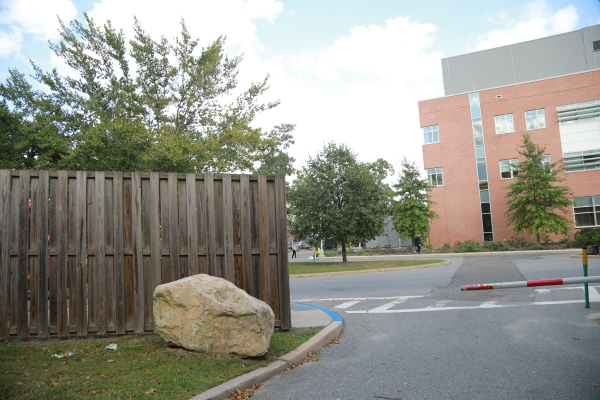
#> input picture sl.jpg, 600 x 400 px, found by its file name
$ jupyter execute sift.ipynb
#> lines starting #> are read from the running program, lines starting #| are printed output that depends on the picture
[cell 1]
import numpy as np
import cv2
import matplotlib.pyplot as plt
from google.colab import drive

[cell 2]
drive.mount('/content/drive')

[cell 3]
image_1 = cv2.imread("/content/drive/MyDrive/images(panaroma)/sl.jpg")
#> image_1 is the input picture: shape (400, 600, 3); mean B, G, R 139.6, 148.5, 148.4
image_2 = cv2.imread("/content/drive/MyDrive/images(panaroma)/sm.jpg")
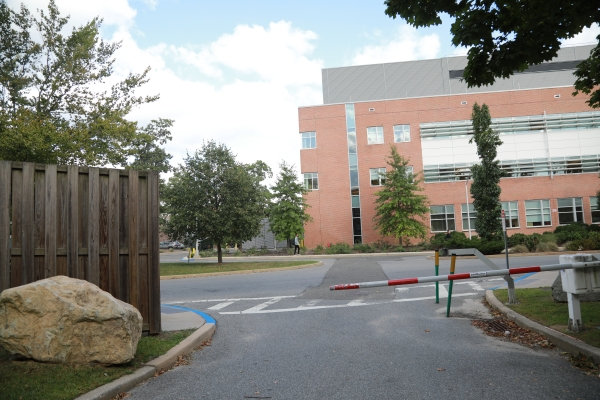
#> input picture sm.jpg, 600 x 400 px, found by its file name
#> image_2 is the input picture: shape (400, 600, 3); mean B, G, R 127.7, 134.1, 134.8
image_3 = cv2.imread("/content/drive/MyDrive/images(panaroma)/sr.jpg")
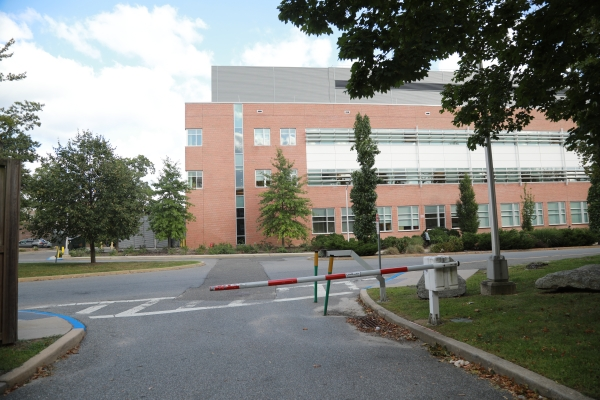
#> input picture sr.jpg, 600 x 400 px, found by its file name
#> image_3 is the input picture: shape (400, 600, 3); mean B, G, R 120.6, 126.8, 126.2

[cell 4]
def get_keypoints(image_1, image_2):
    sift = cv2.xfeatures2d.SIFT_create()
    keypoints_1, descriptor_1 = sift.detectAndCompute(image_1, None)
    keypoints_2, descriptor_2 = sift.detectAndCompute(image_2, None)
    fig, axis = plt.subplots(1, 2, figsize=(10,5))
    axis[0].imshow(cv2.drawKeypoints(image_1, keypoints_1, None))
    axis[0].set_title("first image keypoints")
    axis[1].imshow(cv2.drawKeypoints(image_2, keypoints_2, None))
    axis[1].set_title("second image keypoints")
    return keypoints_1, descriptor_1, keypoints_2, descriptor_2

[cell 5]
def get_matches(keypoints_1, descriptor_1, image_1, keypoints_2, descriptor_2,image_2):
    ratio = 0.85
    min_match = 10
    matcher = cv2.BFMatcher()
    raw_matches = matcher.knnMatch(descriptor_1,descriptor_2,k=2)
    good_points = []
    good_matches = []
    for m1, m2 in raw_matches:
        if m1.distance < ratio * m2.distance:
            good_points.append((m1.trainIdx, m1.queryIdx))
            good_matches.append([m1])
    matches = cv2.drawMatchesKnn(image_1, keypoints_1, image_2, keypoints_1, good_matches, None, flags=2)
    fig, axis = plt.subplots(1, 1, figsize=(5,5))
    axis.imshow(matches)
    axis.set_title("match points")
    if len(good_points) > min_match:
        image1_kp = np.float32([keypoints_1[i].pt for (_, i) in good_points])
        image2_kp = np.float32([keypoints_2[i].pt for (i, _) in good_points])
    H, status = cv2.findHomography(image2_kp, image1_kp, cv2.RANSAC, 5.0)
    return H

[cell 6]
def get_mask(img1,img2,version,smoothing_window_size=600):
    height_img1 = img1.shape[0]
    width_img1 = img1.shape[1]
    width_img2 = img2.shape[1]
    height_panorama = height_img1
    width_panorama = width_img1 + width_img2
    offset = int(smoothing_window_size / 2)
    barrier = img1.shape[1] - int(smoothing_window_size / 2)
    mask = np.zeros((height_panorama, width_panorama))
    if version== 'left_image':
        mask[:, barrier - offset:barrier + offset ] = np.tile(np.linspace(1,0, 2 * offset ).T, (height_panorama, 1))
        mask[:, :barrier - offset] = 1
    else:
        mask[:, barrier - offset :barrier + offset ] = np.tile(np.linspace(0,1, 2 * offset ).T, (height_panorama, 1))
        mask[:, barrier + offset:] = 1
    return cv2.merge([mask, mask, mask])

[cell 7]
def get_panorama(image_1, image_2,H):
    height_img1 = image_1.shape[0]
    width_img1 = image_1.shape[1]
    width_img2 = image_2.shape[1]
    height_panorama = height_img1
    width_panorama = width_img1 + width_img2
    panorama1 = np.zeros((height_panorama, width_panorama, 3))
    mask1 = get_mask(image_1, image_2, version='left_image')
    panorama1[0:image_1.shape[0], 0:image_1.shape[1], :] = image_1
    panorama1 *= mask1
    mask2 = get_mask(image_1,image_2,version='right_image')
    panorama2 = cv2.warpPerspective(image_2, H, (width_panorama, height_panorama))*mask2
    result = panorama1 + panorama2
    rows, cols = np.where(result[:, :, 0] != 0)
    min_row, max_row = min(rows), max(rows) + 1
    min_col, max_col = min(cols), max(cols) + 1
    final_result = result[min_row:max_row, min_col:max_col, :]
    return final_result.astype(np.uint8)

[cell 8]
keypoints_1, descriptor_1, keypoints_2, descriptor_2 = get_keypoints(image_1,image_2)
#> in get_keypoints, `keypoints_1, descriptor_1 = sift.detectAndCompute(image_1, None)`: keypoints_1 = 1694 keypoints; strongest (x, y, size): (25, 156, 2), (36, 157, 2.2), (257, 164, 5.3), (397, 198, 4)
#> in get_keypoints, `keypoints_2, descriptor_2 = sift.detectAndCompute(image_2, None)`: keypoints_2 = 1730 keypoints; strongest (x, y, size): (511, 36, 5.9), (498, 49, 1.9), (496, 34, 5.5), (473, 46, 1.9)
H = get_matches(keypoints_1, descriptor_1, image_1,keypoints_2, descriptor_2,image_2)
#> in get_matches, `raw_matches = matcher.knnMatch(descriptor_1,descriptor_2,k=2)`: raw_matches = 1694 matches
#> after the loop in get_matches, `for m1, m2 in raw_matches:`: good_matches = 702 matches; good_points = 702 pairs, first value 6 to 1727, second value 1 to 1693
#> in get_matches, `matches = cv2.drawMatchesKnn(image_1, keypoints_1, image_2, keypoints_..`:
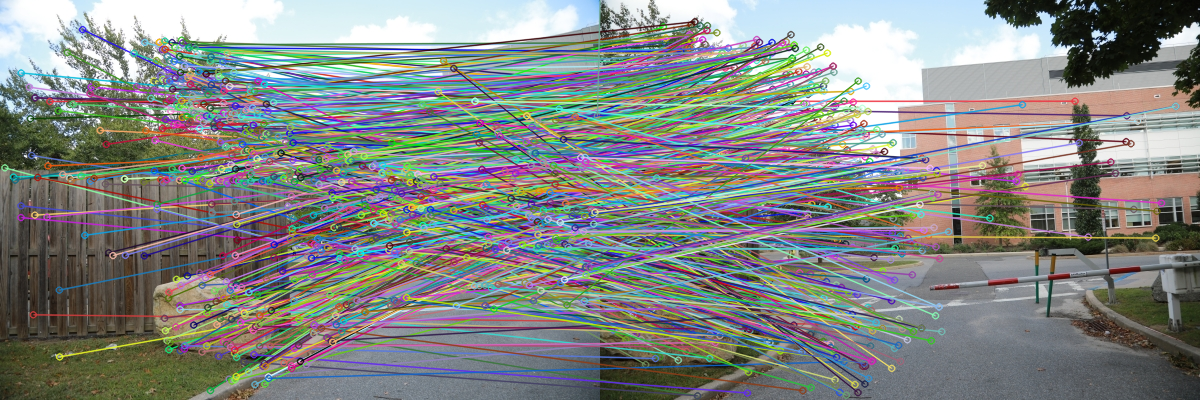
#> matches: shape (400, 1200, 3); mean B, G, R 132.8, 135.1, 131.9
#> in get_matches, `image1_kp = np.float32([keypoints_1[i].pt for (_, i) in good_points])`: image1_kp = 702 pairs, first value 4.37 to 596.9, second value 29.14 to 390.1
#> in get_matches, `image2_kp = np.float32([keypoints_2[i].pt for (i, _) in good_points])`: image2_kp = 702 pairs, first value 5.23 to 596.3, second value 10.71 to 392
#> in get_matches, `H, status = cv2.findHomography(image2_kp, image1_kp, cv2.RANSAC, 5.0)`: H = [[0.701, 0.0333, 143.4], [-0.129, 0.874, 31.6], [-0.000487, -1.45e-05, 1]]; status = 702 values, max 1 at index 49, min 0 at index 0, mean 0.872
final_result_1 = get_panorama(image_1, image_2,H)
#> in get_panorama, `result = panorama1 + panorama2`:
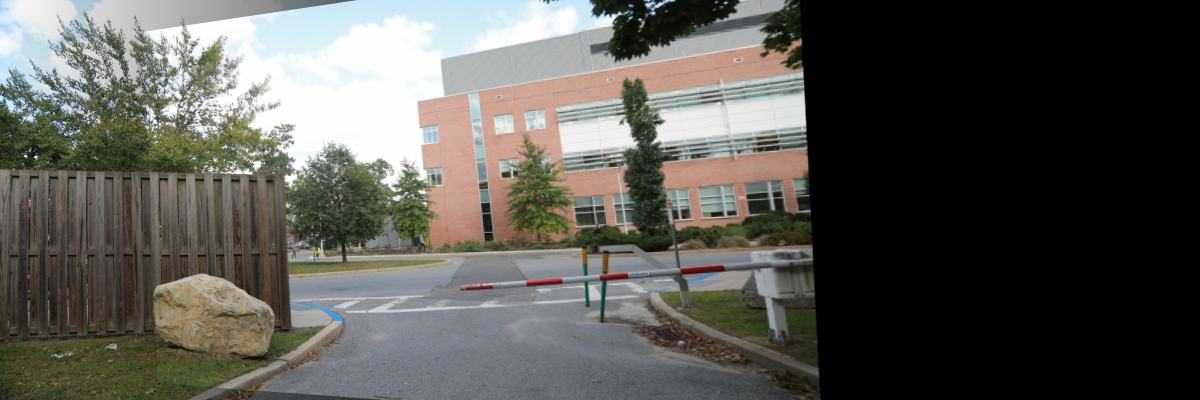
#> result: shape (400, 1200, 3) float64; mean B, G, R 84, 89.4, 90.2; drawn with min black and max white
#> in get_panorama, `min_row, max_row = min(rows), max(rows) + 1`: min_row = 0; max_row = 400
#> in get_panorama, `min_col, max_col = min(cols), max(cols) + 1`: min_col = 0; max_col = 821
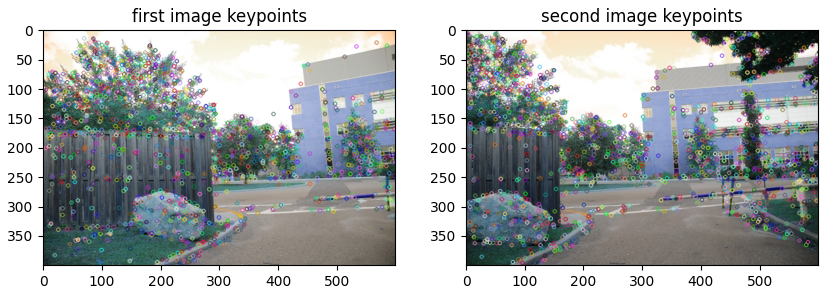
#> figure drawn by matplotlib, 2 panels

[cell 9]
keypoints_1, descriptor_1, keypoints_2, descriptor_2 = get_keypoints(final_result_1,image_3)
#> in get_keypoints (call 2), `keypoints_1, descriptor_1 = sift.detectAndCompute(image_1, None)`: keypoints_1 = 2553 keypoints; strongest (x, y, size): (25, 156, 2), (36, 157, 2.2), (653, 13, 2.4), (619, 13, 2.3)
#> in get_keypoints (call 2), `keypoints_2, descriptor_2 = sift.detectAndCompute(image_2, None)`: keypoints_2 = 1585 keypoints; strongest (x, y, size): (568, 70, 2.8), (514, 43, 2.6), (377, 52, 5.1), (523, 68, 5)
H = get_matches(keypoints_1, descriptor_1, final_result_1,keypoints_2, descriptor_2,image_3)
#> in get_matches (call 2), `raw_matches = matcher.knnMatch(descriptor_1,descriptor_2,k=2)`: raw_matches = 2553 matches
#> after the loop in get_matches (call 2), `for m1, m2 in raw_matches:`: good_matches = 644 matches; good_points = 644 pairs, first value 18 to 1578, second value 45 to 2547
#> in get_matches (call 2), `matches = cv2.drawMatchesKnn(image_1, keypoints_1, image_2, keypoints_..`:
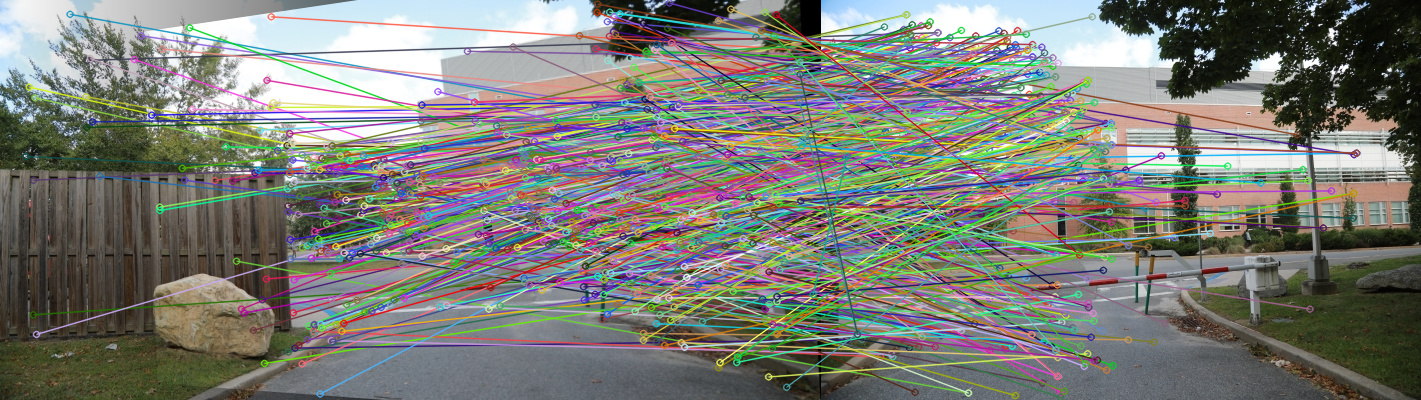
#> matches: shape (400, 1421, 3); mean B, G, R 118.7, 125, 124.4
#> in get_matches (call 2), `image1_kp = np.float32([keypoints_1[i].pt for (_, i) in good_points])`: image1_kp = 644 pairs, first value 25.46 to 812.7, second value 2.47 to 393.5
#> in get_matches (call 2), `image2_kp = np.float32([keypoints_2[i].pt for (i, _) in good_points])`: image2_kp = 644 pairs, first value 9.14 to 591.1, second value 10.02 to 381.8
#> in get_matches (call 2), `H, status = cv2.findHomography(image2_kp, image1_kp, cv2.RANSAC, 5.0)`: H = [[0.472, 0.0532, 256.7], [-0.229, 0.828, 42.17], [-0.000859, -3.7e-05, 1]]; status = 644 values, max 1 at index 38, min 0 at index 0, mean 0.789
final_result_2 = get_panorama(final_result_1, image_3,H)
#> in get_panorama (call 2), `mask2 = get_mask(image_1,image_2,version='right_image')`:
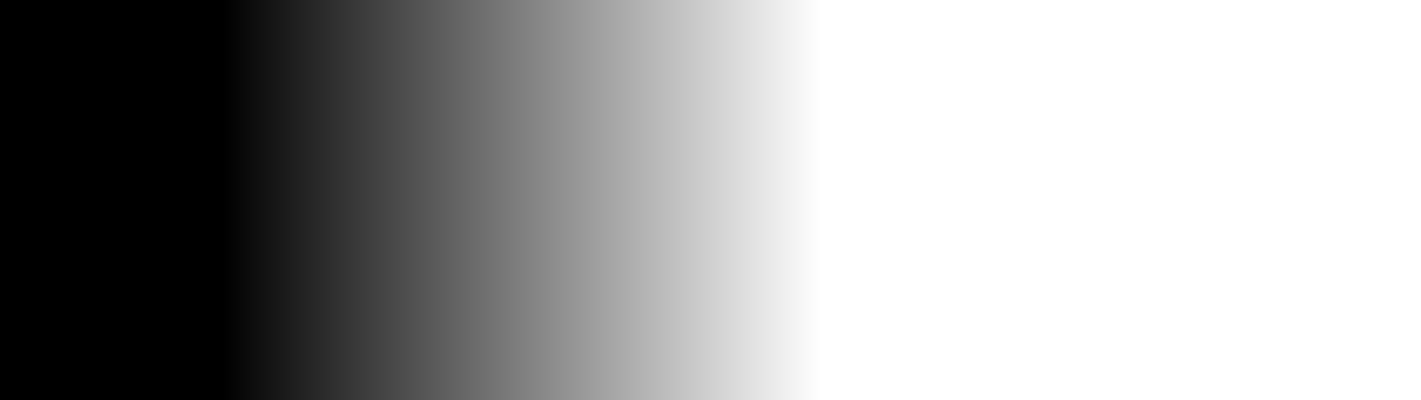
#> mask2: shape (400, 1421, 3) float64; min 0, max 1, mean 0.633
#> in get_panorama (call 2), `result = panorama1 + panorama2`:
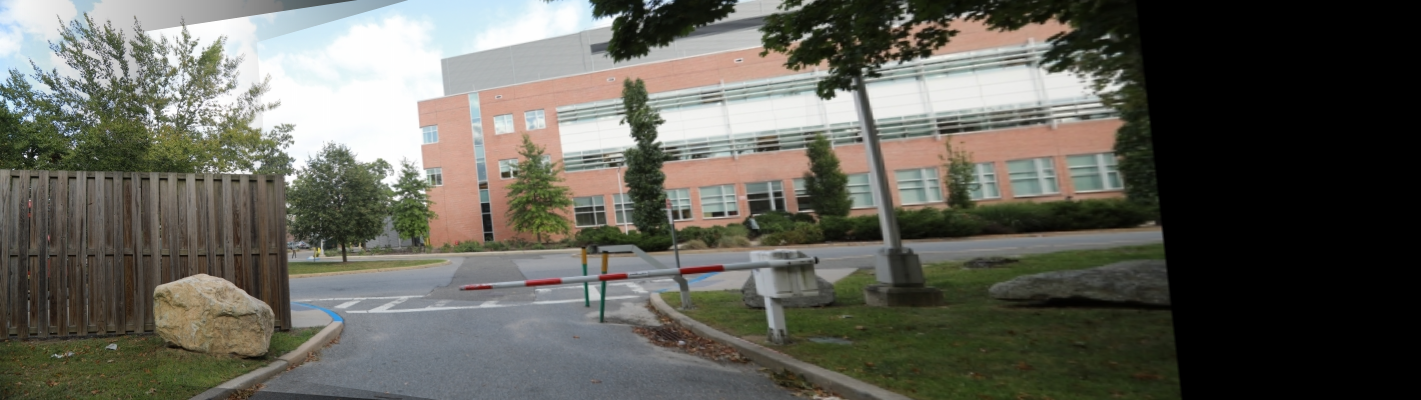
#> result: shape (400, 1421, 3) float64; mean B, G, R 90.1, 98.5, 99.2; drawn with min black and max white
#> in get_panorama (call 2), `min_col, max_col = min(cols), max(cols) + 1`: max_col = 1183
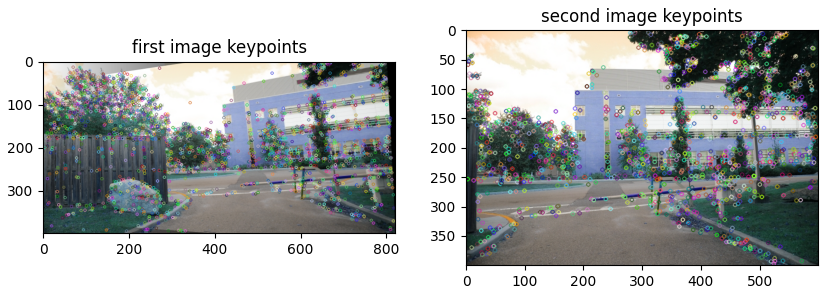
#> figure drawn by matplotlib, 2 panels

[cell 10]
plt.imshow(final_result_1/255.0)
plt.show()

[cell 11]
plt.imshow(final_result_2/255.0)
plt.show()
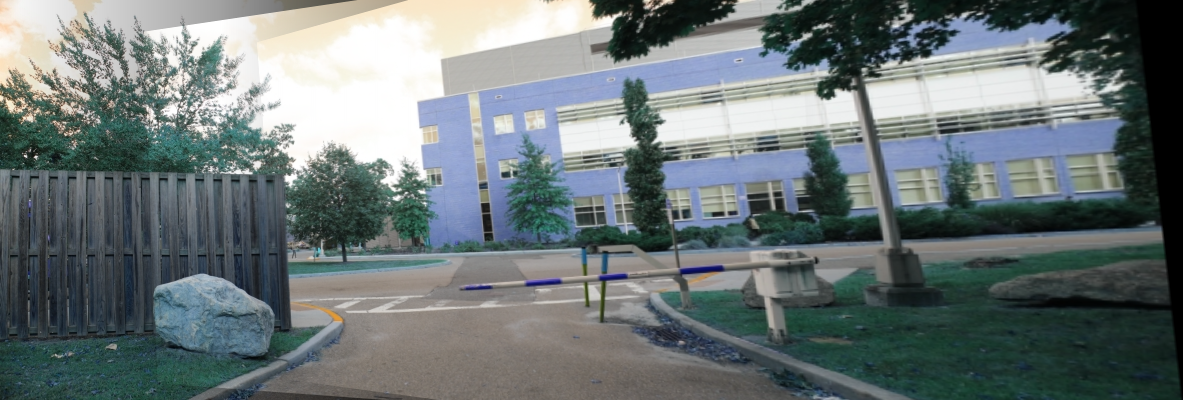
#> shown: shape (400, 1183, 3) float64; mean R, G, B 0.424, 0.463, 0.466
